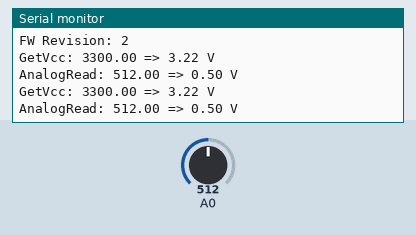
A sketch run on a simulated ESP8266 (NodeMCU). Shown: the last lines printed to the serial monitor. The test bench sets the inputs (shaded band); at power-on: A0 = 512.

Above: at 1.8 s.
1.9 s: A0 set to 716
At 2.9 s:
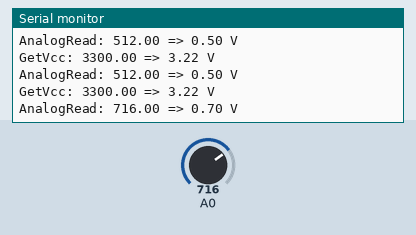
3.4 s: A0 set to 900
At 4.9 s:
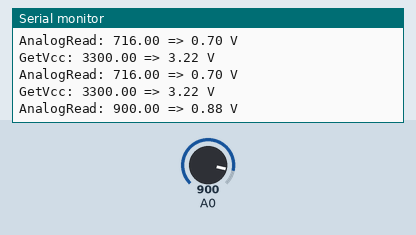
Timing chart, 0 to 6.4 s (numbered marks = the images above; inputs shaded):
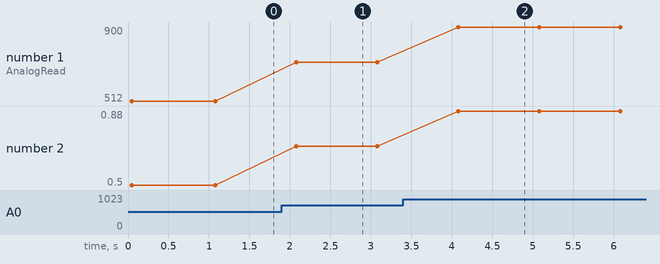

The sketch:

VCC_monitoring.ino
```cpp
/* ========= PRODUCT INFORMATION  =========== */
#define FW_REVISION 2
#define FW_NAME "Vcc monitoring"
/* -------------------- */

/*
 Author: Emanuele Buchicchio
 Created on 06 August 2016
 https://github.com/emanbuc/ESP8266_VCC_Monitoring
 http://blog.emanuelebuchicchio.com

*/


ADC_MODE(ADC_VCC);
float currentVcc = 0.00f;
float analogValue=0.00f;

void setup() {
  // put your setup code here, to run once:
  Serial.begin(9600);
  delay(20);
  Serial.println("---- SERIAL TEST -----");
  Serial.print("FW Name: ");
  Serial.println(FW_NAME);
  Serial.print("FW Revision: ");
  Serial.println(FW_REVISION);

}

void loop() {
  // put your main code here, to run repeatedly:

  currentVcc = ESP.getVcc();
  Serial.print("GetVcc: ");
  Serial.print(currentVcc);
  Serial.print(" => ");
  Serial.print(currentVcc/1024.00f);
  Serial.println(" V");

  analogValue = analogRead(A0);
  Serial.print("AnalogRead: ");
  Serial.print(analogValue);
   Serial.print(" => ");
  Serial.print(analogValue/1024.00f);
  Serial.println(" V");
  delay(1000);

}
```

Measured:
- after the input at 1.9 s, the serial monitor: prints a new line after 0.18 s (image 1)
- after the input at 3.4 s, the serial monitor: prints a new line after 0.68 s (image 2)
- plotted number 1: 512 → 716 after the input at 1.9 s, 716 → 900 after the input at 3.4 s
- plotted number 2: 0.5 → 0.7 after the input at 1.9 s, 0.7 → 0.88 after the input at 3.4 s
